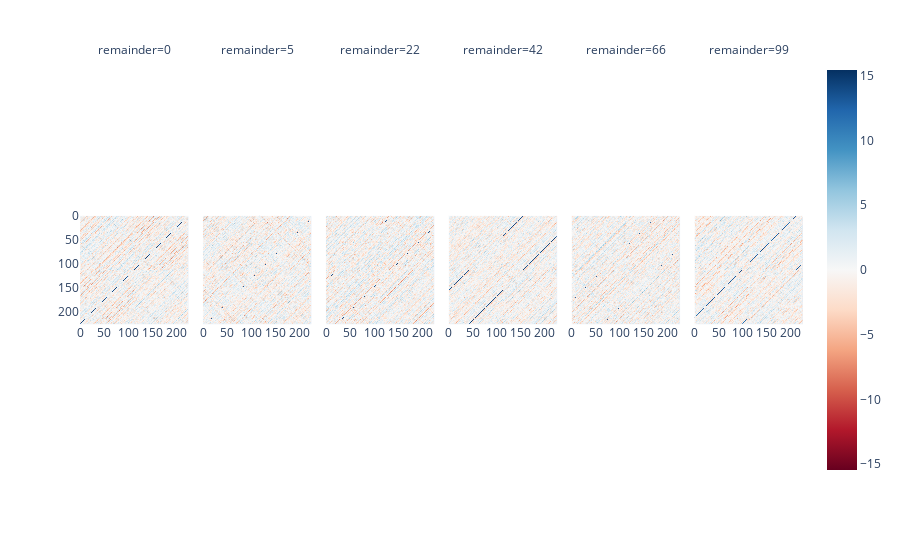
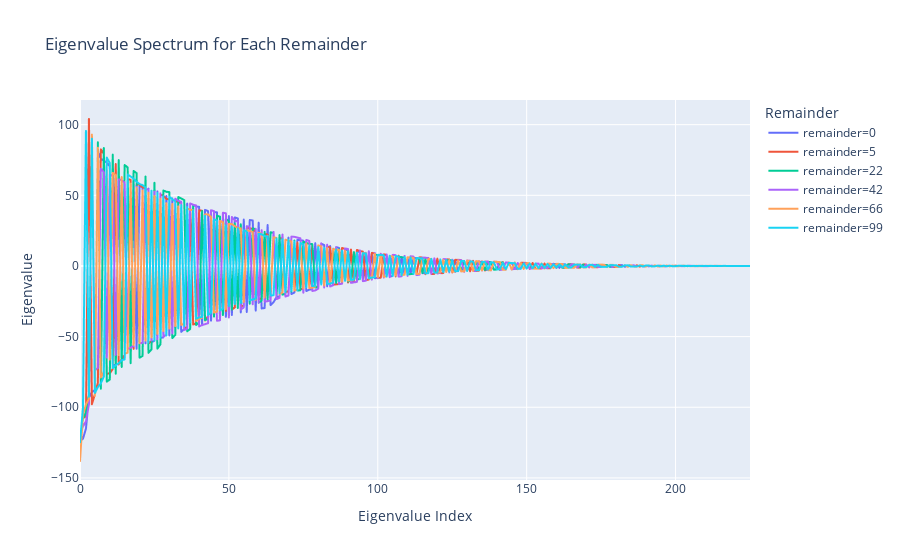

Notebook cell for these charts, in order:
### Markdown cell above
## Interaction Matrices of the Bilinear Layer with Head

### Code cell
# Compute the interaction matrix for a given output dimension
from plotly import express as px
from einops import einsum
import pandas as pd
torch.set_grad_enabled(False)

int_mats = []
eigenvalues_list = []
eigenvectors_list = []
remainders = [0, 5, 22, 42, 66, 99]

for k in remainders:
    q = einsum(w_projection.w_p[k], w_projection.w_l, w_projection.w_r, "hid, hid in1, hid in2 -> in1 in2")

    # Symmetrize the interaction matrix, uncomment for a clean interaction matrix
    # .mT is the transpose of the last two dimensions (which does not matter here but will in the future)
    q = 0.5 * (q + q.mT)
    int_mats.append(q)

    # Compute eigenvectors and eigenvalues of symmetric interaction matrix
    eigenvalues, eigenvectors = torch.linalg.eigh(q)  # eigh for symmetric matrices (more stable)
    
    # Sort by descending eigenvalue magnitude (eigh returns ascending order)
    idx = eigenvalues.abs().argsort(descending=True)
    eigenvalues = eigenvalues[idx]
    eigenvectors = eigenvectors[:, idx]
    
    eigenvalues_list.append(eigenvalues)
    eigenvectors_list.append(eigenvectors)

# Stack for easier manipulation
int_mats = torch.stack(int_mats, dim=0)
eigenvalues_tensor = torch.stack(eigenvalues_list, dim=0)  # [num_remainders, P]
eigenvectors_tensor = torch.stack(eigenvectors_list, dim=0)  # [num_remainders, P, P]

# Visualize interaction matrices
fig = px.imshow(int_mats, color_continuous_midpoint=0, color_continuous_scale="RdBu", facet_col=0)
facet_names = [f"{remainder=}" for remainder in remainders]
for i, ann in enumerate(fig.layout.annotations):
    ann.text = facet_names[i]
fig.show()

# Create a DataFrame for better plotly handling
eigenvalues_df = pd.DataFrame(
    eigenvalues_tensor.numpy().T,  # Transpose so each column is a remainder
    columns=[f"remainder={r}" for r in remainders]
)
eigenvalues_df['Eigenvalue Index'] = eigenvalues_df.index

fig_eig = px.line(
    eigenvalues_df, 
    x='Eigenvalue Index',
    y=[f"remainder={r}" for r in remainders],
    labels={'value': 'Eigenvalue', 'variable': 'Remainder'},
    title='Eigenvalue Spectrum for Each Remainder'
)
fig_eig.update_layout(legend_title_text='Remainder')
fig_eig.show()

# Visualize top eigenvectors (e.g., top 3 for each remainder)
# num_top_eigenvectors = 3
# fig_eigvec, axes = plt.subplots(len(remainders), num_top_eigenvectors, figsize=(15, 3*len(remainders)))
# for i, remainder in enumerate(remainders):
#     for j in range(num_top_eigenvectors):
#         ax = axes[i, j] if len(remainders) > 1 else axes[j]
#         eigvec = eigenvectors_tensor[i, :, j].numpy()
#         ax.plot(eigvec)
#         ax.set_title(f'remainder={remainder}, eigvec {j}\n(λ={eigenvalues_tensor[i, j]:.3f})')
#         ax.set_xlabel('Input dimension')
#         ax.set_ylabel('Component')
#         ax.grid(True, alpha=0.3)
# plt.tight_layout()
# plt.show()

# print(f"Eigenvalues shape: {eigenvalues_tensor.shape}")
# print(f"Eigenvectors shape: {eigenvectors_tensor.shape}")
# print(f"\nTop 5 eigenvalues for each remainder:")
# for i, remainder in enumerate(remainders):
#     print(f"  remainder={remainder}: {eigenvalues_tensor[i, :5].numpy()}")

### Figure 1 — Plotly figure (JSON) as saved in the notebook; plotly's stock layout.template omitted (floating-point values rounded to 4 significant figures; data arrays with more than 128 entries replaced by an {"elided": "..."} marker saying what was removed)
{"data": [{"coloraxis": "coloraxis", "hovertemplate": "x: %{x}<br>y: %{y}<br>color: %{z}<extra></extra>", "name": "0", "type": "heatmap", "xaxis": "x", "yaxis": "y", "z": {"elided": "226x226 float values"}}, {"coloraxis": "coloraxis", "hovertemplate": "x: %{x}<br>y: %{y}<br>color: %{z}<extra></extra>", "name": "1", "type": "heatmap", "xaxis": "x2", "yaxis": "y2", "z": {"elided": "226x226 float values"}}, {"coloraxis": "coloraxis", "hovertemplate": "x: %{x}<br>y: %{y}<br>color: %{z}<extra></extra>", "name": "2", "type": "heatmap", "xaxis": "x3", "yaxis": "y3", "z": {"elided": "226x226 float values"}}, {"coloraxis": "coloraxis", "hovertemplate": "x: %{x}<br>y: %{y}<br>color: %{z}<extra></extra>", "name": "3", "type": "heatmap", "xaxis": "x4", "yaxis": "y4", "z": {"elided": "226x226 float values"}}, {"coloraxis": "coloraxis", "hovertemplate": "x: %{x}<br>y: %{y}<br>color: %{z}<extra></extra>", "name": "4", "type": "heatmap", "xaxis": "x5", "yaxis": "y5", "z": {"elided": "226x226 float values"}}, {"coloraxis": "coloraxis", "hovertemplate": "x: %{x}<br>y: %{y}<br>color: %{z}<extra></extra>", "name": "5", "type": "heatmap", "xaxis": "x6", "yaxis": "y6", "z": {"elided": "226x226 float values"}}], "layout": {"annotations": [{"font": {}, "showarrow": false, "text": "remainder=0", "x": 0.075, "xanchor": "center", "xref": "paper", "y": 1, "yanchor": "bottom", "yref": "paper"}, {"font": {}, "showarrow": false, "text": "remainder=5", "x": 0.245, "xanchor": "center", "xref": "paper", "y": 1, "yanchor": "bottom", "yref": "paper"}, {"font": {}, "showarrow": false, "text": "remainder=22", "x": 0.415, "xanchor": "center", "xref": "paper", "y": 1, "yanchor": "bottom", "yref": "paper"}, {"font": {}, "showarrow": false, "text": "remainder=42", "x": 0.585, "xanchor": "center", "xref": "paper", "y": 1, "yanchor": "bottom", "yref": "paper"}, {"font": {}, "showarrow": false, "text": "remainder=66", "x": 0.755, "xanchor": "center", "xref": "paper", "y": 1, "yanchor": "bottom", "yref": "paper"}, {"font": {}, "showarrow": false, "text": "remainder=99", "x": 0.925, "xanchor": "center", "xref": "paper", "y": 1, "yanchor": "bottom", "yref": "paper"}], "coloraxis": {"cmid": 0, "colorscale": [[0, "rgb(103,0,31)"], [0.1, "rgb(178,24,43)"], [0.2, "rgb(214,96,77)"], [0.3, "rgb(244,165,130)"], [0.4, "rgb(253,219,199)"], [0.5, "rgb(247,247,247)"], [0.6, "rgb(209,229,240)"], [0.7, "rgb(146,197,222)"], [0.8, "rgb(67,147,195)"], [0.9, "rgb(33,102,172)"], [1, "rgb(5,48,97)"]]}, "margin": {"t": 60}, "xaxis": {"anchor": "y", "constrain": "domain", "domain": [0, 0.15], "scaleanchor": "y"}, "xaxis2": {"anchor": "y2", "domain": [0.17, 0.32], "matches": "x"}, "xaxis3": {"anchor": "y3", "domain": [0.34, 0.49], "matches": "x"}, "xaxis4": {"anchor": "y4", "domain": [0.51, 0.66], "matches": "x"}, "xaxis5": {"anchor": "y5", "domain": [0.68, 0.83], "matches": "x"}, "xaxis6": {"anchor": "y6", "domain": [0.85, 1], "matches": "x"}, "yaxis": {"anchor": "x", "autorange": "reversed", "constrain": "domain", "domain": [0, 1]}, "yaxis2": {"anchor": "x2", "domain": [0, 1], "matches": "y", "showticklabels": false}, "yaxis3": {"anchor": "x3", "domain": [0, 1], "matches": "y", "showticklabels": false}, "yaxis4": {"anchor": "x4", "domain": [0, 1], "matches": "y", "showticklabels": false}, "yaxis5": {"anchor": "x5", "domain": [0, 1], "matches": "y", "showticklabels": false}, "yaxis6": {"anchor": "x6", "domain": [0, 1], "matches": "y", "showticklabels": false}}}

### Figure 2 — Plotly figure (JSON) as saved in the notebook; plotly's stock layout.template omitted (floating-point values rounded to 4 significant figures; data arrays with more than 128 entries replaced by an {"elided": "..."} marker saying what was removed)
{"data": [{"hovertemplate": "Remainder=remainder=0<br>Eigenvalue Index=%{x}<br>Eigenvalue=%{y}<extra></extra>", "legendgroup": "remainder=0", "line": {"color": "#636efa", "dash": "solid"}, "marker": {"symbol": "circle"}, "mode": "lines", "name": "remainder=0", "showlegend": true, "type": "scattergl", "x": {"elided": "226 int values"}, "xaxis": "x", "y": {"elided": "226 float values"}, "yaxis": "y"}, {"hovertemplate": "Remainder=remainder=5<br>Eigenvalue Index=%{x}<br>Eigenvalue=%{y}<extra></extra>", "legendgroup": "remainder=5", "line": {"color": "#EF553B", "dash": "solid"}, "marker": {"symbol": "circle"}, "mode": "lines", "name": "remainder=5", "showlegend": true, "type": "scattergl", "x": {"elided": "226 int values"}, "xaxis": "x", "y": {"elided": "226 float values"}, "yaxis": "y"}, {"hovertemplate": "Remainder=remainder=22<br>Eigenvalue Index=%{x}<br>Eigenvalue=%{y}<extra></extra>", "legendgroup": "remainder=22", "line": {"color": "#00cc96", "dash": "solid"}, "marker": {"symbol": "circle"}, "mode": "lines", "name": "remainder=22", "showlegend": true, "type": "scattergl", "x": {"elided": "226 int values"}, "xaxis": "x", "y": {"elided": "226 float values"}, "yaxis": "y"}, {"hovertemplate": "Remainder=remainder=42<br>Eigenvalue Index=%{x}<br>Eigenvalue=%{y}<extra></extra>", "legendgroup": "remainder=42", "line": {"color": "#ab63fa", "dash": "solid"}, "marker": {"symbol": "circle"}, "mode": "lines", "name": "remainder=42", "showlegend": true, "type": "scattergl", "x": {"elided": "226 int values"}, "xaxis": "x", "y": {"elided": "226 float values"}, "yaxis": "y"}, {"hovertemplate": "Remainder=remainder=66<br>Eigenvalue Index=%{x}<br>Eigenvalue=%{y}<extra></extra>", "legendgroup": "remainder=66", "line": {"color": "#FFA15A", "dash": "solid"}, "marker": {"symbol": "circle"}, "mode": "lines", "name": "remainder=66", "showlegend": true, "type": "scattergl", "x": {"elided": "226 int values"}, "xaxis": "x", "y": {"elided": "226 float values"}, "yaxis": "y"}, {"hovertemplate": "Remainder=remainder=99<br>Eigenvalue Index=%{x}<br>Eigenvalue=%{y}<extra></extra>", "legendgroup": "remainder=99", "line": {"color": "#19d3f3", "dash": "solid"}, "marker": {"symbol": "circle"}, "mode": "lines", "name": "remainder=99", "showlegend": true, "type": "scattergl", "x": {"elided": "226 int values"}, "xaxis": "x", "y": {"elided": "226 float values"}, "yaxis": "y"}], "layout": {"legend": {"title": {"text": "Remainder"}, "tracegroupgap": 0}, "title": {"text": "Eigenvalue Spectrum for Each Remainder"}, "xaxis": {"anchor": "y", "domain": [0, 1], "title": {"text": "Eigenvalue Index"}}, "yaxis": {"anchor": "x", "domain": [0, 1], "title": {"text": "Eigenvalue"}}}}
